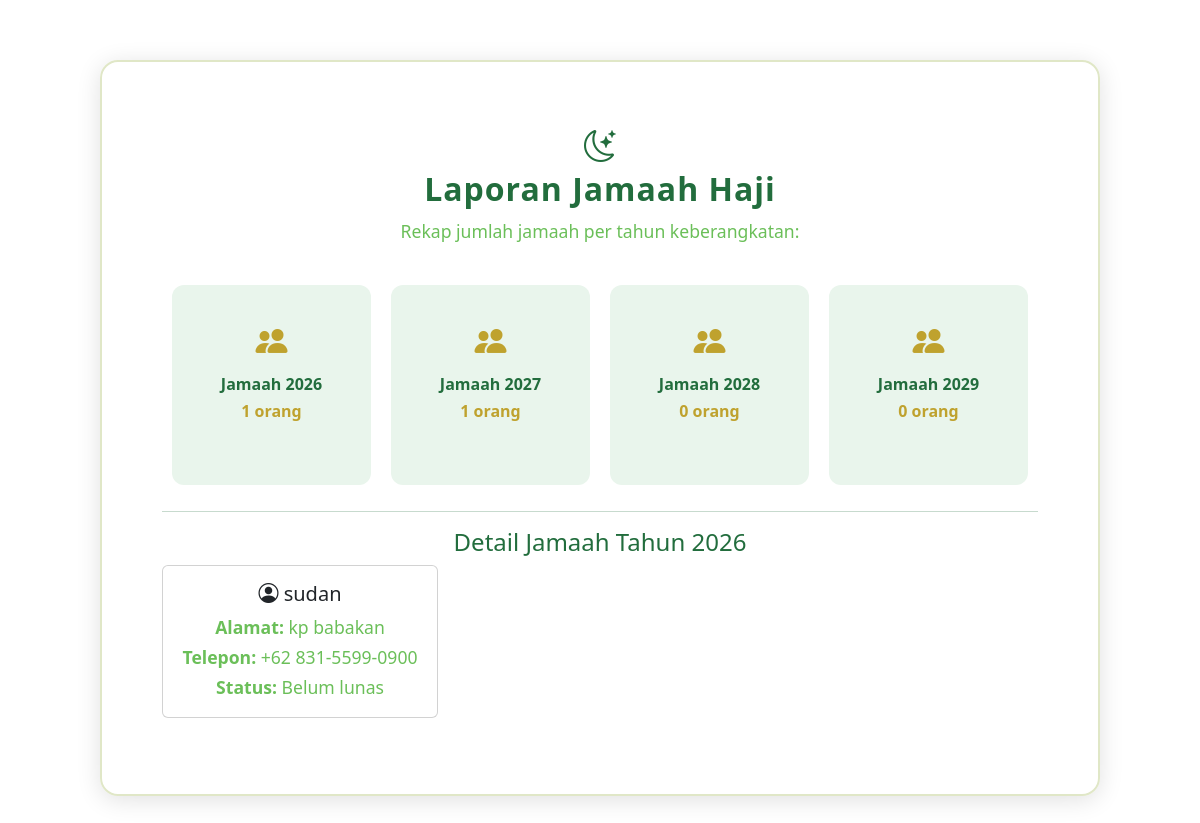
Before: /contern/jamaahHaji/laporan.php?tahun=2026 with the older database file.
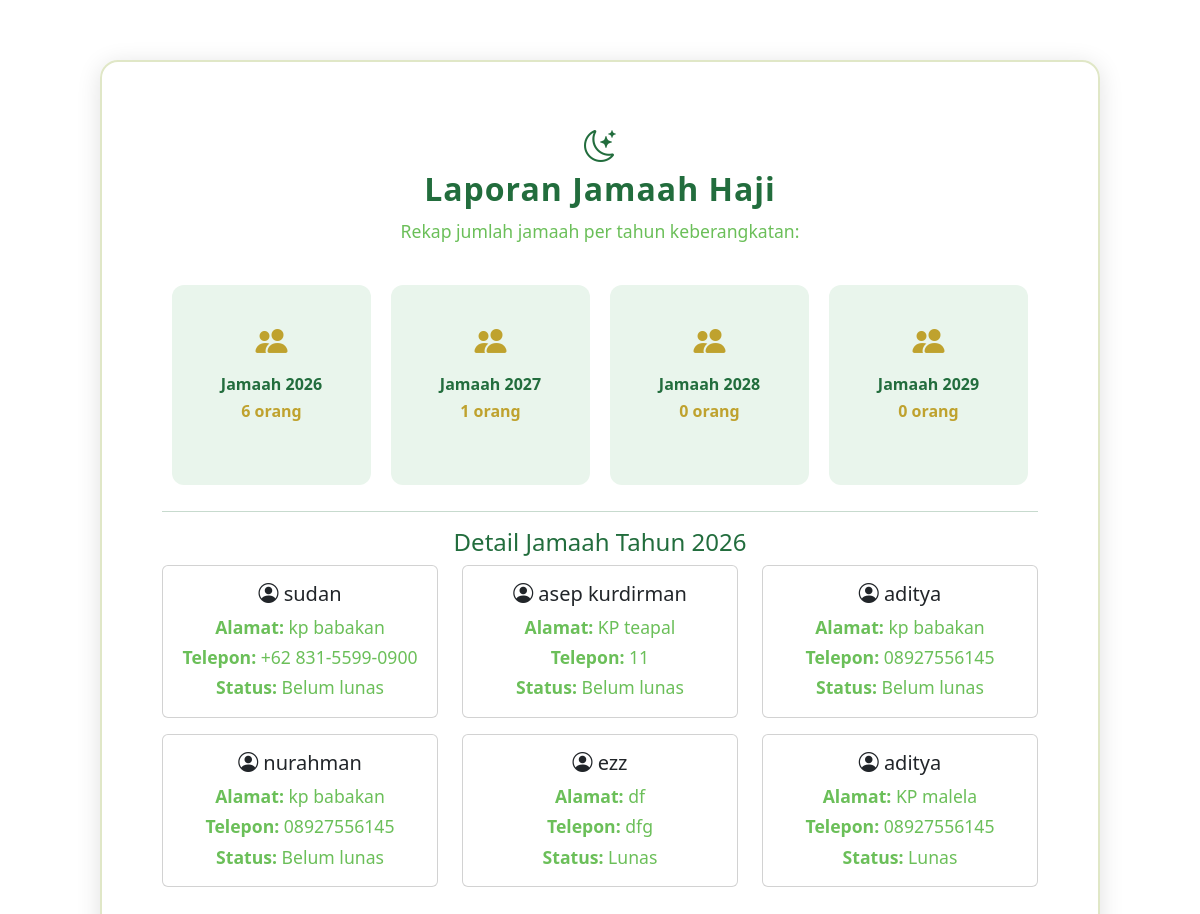
After: the same page with the newer database file.
### tables this page shows
CREATE TABLE `jamaah_haji` (
  `id` int NOT NULL,
  `foto` varchar(100) NOT NULL,
  `nik` varchar(20) NOT NULL,
  `no_porsi` varchar(30) NOT NULL,
  `nama_lengkap` varchar(100) NOT NULL,
  `jenis_kelamin` varchar(20) DEFAULT NULL,
  `tanggal_lahir` date NOT NULL,
  `alamat` varchar(200) DEFAULT NULL,
  `telepon` varchar(30) DEFAULT NULL,
  `no_paspor` varchar(20) DEFAULT NULL,
  `golongan_darah` varchar(5) DEFAULT NULL,
  `penyakit_bawaan` varchar(100) DEFAULT NULL,
  `jadwal_berangkat` date DEFAULT NULL,
  `status` varchar(250) NOT NULL,
  `data_pulang` date DEFAULT NULL,
  `id_pembimbing` int DEFAULT NULL
);

### contern/jamaahHaji/laporan.php (the view, shortened to what this page needs)
<?php
include __DIR__ . '/../../backend/query/read.php';
$jumlah2026 = $conn->query("SELECT COUNT(*) as jml FROM jamaah_haji WHERE YEAR(jadwal_berangkat) = 2026")->fetch_assoc()['jml'];
$jumlah2027 = $conn->query("SELECT COUNT(*) as jml FROM jamaah_haji WHERE YEAR(jadwal_berangkat) = 2027")->fetch_assoc()['jml'];
$jumlah2028 = $conn->query("SELECT COUNT(*) as jml FROM jamaah_haji WHERE YEAR(jadwal_berangkat) = 2028")->fetch_assoc()['jml'];
$jumlah2029 = $conn->query("SELECT COUNT(*) as jml FROM jamaah_haji WHERE YEAR(jadwal_berangkat) = 2029")->fetch_assoc()['jml'];
?>
<!DOCTYPE html>
<html lang="id">
<head>
    <link rel="stylesheet" href="../../jamaahHaji/index.css">
    <link rel="stylesheet" href="https://cdn.jsdelivr.net/npm/bootstrap@5.3.7/dist/css/bootstrap.min.css" />
    <link rel="stylesheet" href="https://cdn.jsdelivr.net/npm/bootstrap-icons@1.13.1/font/bootstrap-icons.min.css" />
    <link rel="stylesheet" href="../dasboard/index.css" />
</head>
<body>
    <div class="conten">
        <span style="font-size:2rem; color:#226d3d;"><i class="bi bi-moon-stars"></i></span>
        <h2>Laporan Jamaah Haji</h2>
        <p>Rekap jumlah jamaah per tahun keberangkatan:</p>
        <div class="d-flex justify-content-center flex-wrap">
            <a href="?tahun=2026" style="text-decoration:none; color:inherit;" class="stat-card">
                <i class="bi bi-people-fill"></i>
                <h5>Jamaah 2026</h5>
                <p><?= $jumlah2026 ?> orang</p>
            </a>
            <a href="?tahun=2027" style="text-decoration:none; color:inherit;" class="stat-card">
                <i class="bi bi-people-fill"></i>
                <h5>Jamaah 2027</h5>
                <p><?= $jumlah2027 ?> orang</p>
            </a>
            <a href="?tahun=2028" style="text-decoration:none; color:inherit;" class="stat-card">
                <i class="bi bi-people-fill"></i>
                <h5>Jamaah 2028</h5>
                <p><?= $jumlah2028 ?> orang</p>
            </a>
            <a href="?tahun=2029" style="text-decoration:none; color:inherit;" class="stat-card">
                <i class="bi bi-people-fill"></i>
                <h5>Jamaah 2029</h5>
                <p><?= $jumlah2029 ?> orang</p>
            </a>
        </div>
        <?php
        if (isset($_GET['tahun'])) {
            $tahun = intval($_GET['tahun']);
            echo "<hr><h4>Detail Jamaah Tahun $tahun</h4>";
            $q = $conn->query("SELECT * FROM jamaah_haji WHERE YEAR(jadwal_berangkat) = $tahun");
            echo '<div class="row">';
            while ($row = $q->fetch_assoc()) {
                echo '<div class="col-md-4 mb-3">';
                echo '<div class="card card-jamaah" onclick="window.location.href=\'detailJamaah.php?id=' . $row['id'] . '\'">';
                echo '<div class="card-body">';
                echo '<h5 class="card-title"><i class="bi bi-person-circle"></i> ' . htmlspecialchars($row['nama_lengkap']) . '</h5>';
                echo '<p class="card-text mb-1"><strong>Alamat:</strong> ' . htmlspecialchars($row['alamat']) . '</p>';
                echo '<p class="card-text mb-1"><strong>Telepon:</strong> ' . htmlspecialchars($row['telepon']) . '</p>';
                echo '<p class="card-text"><strong>Status:</strong> ' . htmlspecialchars($row['status']) . '</p>';
                echo '</div></div></div>';
            }
            echo '</div>';
        }
        ?>
    </div>
</body>
</html>

### index.css (style rules this page uses)
body { height: 100vh; margin: 0; }
a { color: #388e3c; text-decoration: none; }

### contern/dasboard/index.css (style rules this page uses)
body { margin: 0; font-family: 'Segoe UI', sans-serif; background: url('https://images.pexels.com/photos/2291789/pexels-photo-2291789.jpeg') no-repeat center center fixed; background-size: cover; }
.conten { margin: 60px auto; max-width: 1000px; background: rgba(255, 255, 255, 0.85); border-radius: 18px; box-shadow: 0 4px 24px rgba(0, 0, 0, 0.12); padding: 60px 60px; color: #226d3d; text-align: center; border: 2px solid #e0e7c7; }
.conten h2 { color: #226d3d; font-weight: bold; margin-bottom: 10px; letter-spacing: 1px; }
.conten p { color: #6bbf59; font-size: 1.1rem; margin-bottom: 30px; }
.stat-card { background: #e9f5ec; padding: 30px; border-radius: 12px; margin: 10px; flex: 1; min-width: 120px; height: 200px; display: flex; flex-direction: column; justify-content: center; }
.stat-card i { font-size: 2rem; color: #bfa22e; margin-bottom: 10px; }
.stat-card h5 { font-size: 1rem; font-weight: bold; margin-bottom: 5px; color: #226d3d; }
.stat-card p { font-size: 1rem; font-weight: bold; color: #bfa22e; }

Changed rows visible on the page:
added jamaah_haji: nama_lengkap "asep kurdirman", alamat "KP teapal", telepon "11", status "Belum lunas"
added jamaah_haji: nama_lengkap "aditya", alamat "kp babakan", telepon "08927556145", status "Belum lunas"
added jamaah_haji: nama_lengkap "nurahman", alamat "kp babakan", telepon "08927556145", status "Belum lunas"
added jamaah_haji: nama_lengkap "ezz", alamat "df", telepon "dfg", status "Lunas"
added jamaah_haji: nama_lengkap "aditya", alamat "KP malela", telepon "08927556145", status "Lunas"
Other visible differences:
$jumlah2026: "1" → "6"
